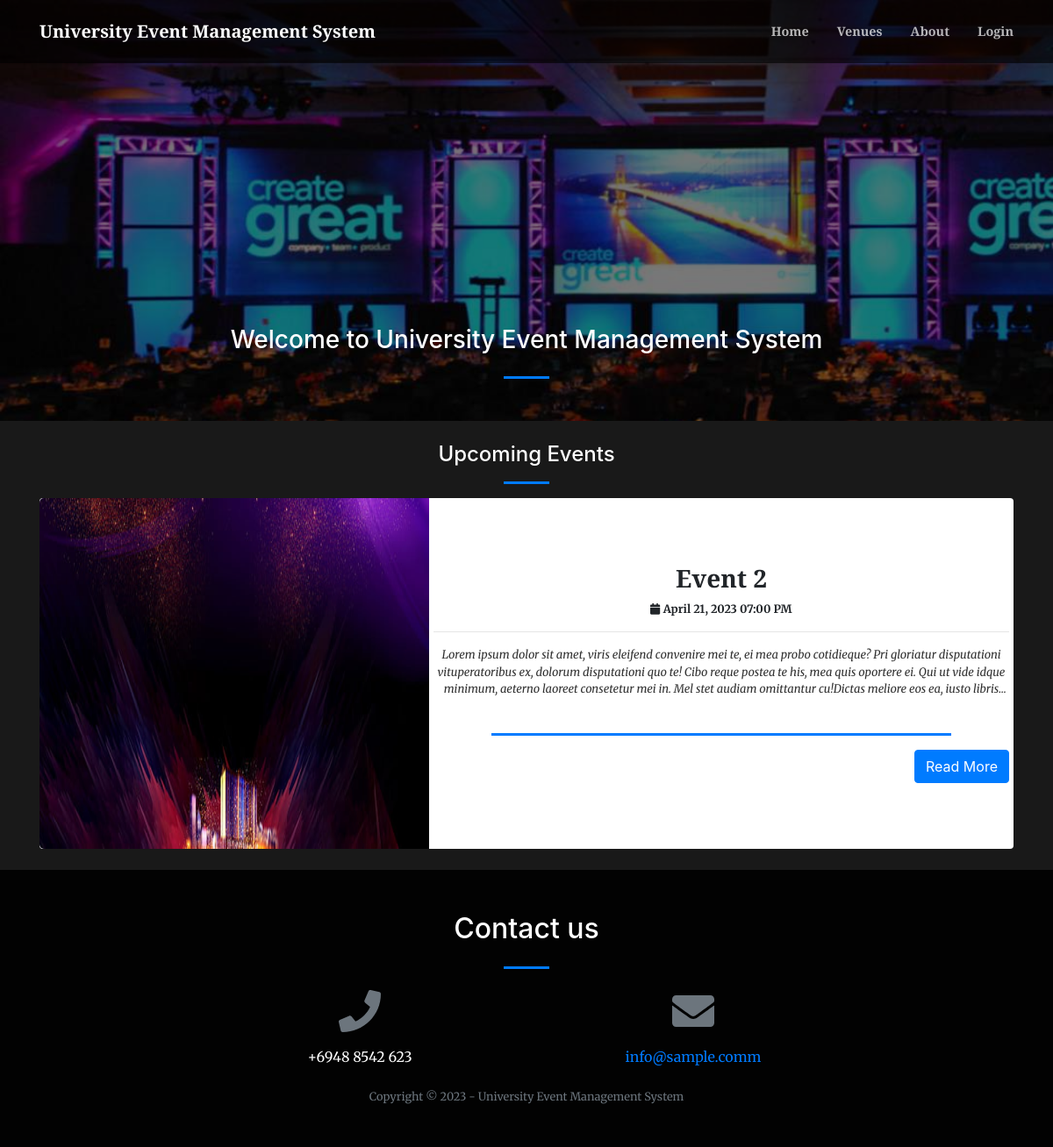
The page / on the database its author committed.
### tables this page shows
CREATE TABLE IF NOT EXISTS `events` (
  `id` int(30) NOT NULL AUTO_INCREMENT,
  `venue_id` int(30) NOT NULL,
  `event` text NOT NULL,
  `description` text NOT NULL,
  `schedule` datetime NOT NULL,
  `type` tinyint(1) NOT NULL DEFAULT '1' COMMENT '1=Public, 2-Private',
  `audience_capacity` int(30) NOT NULL,
  `payment_type` tinyint(1) NOT NULL DEFAULT '1' COMMENT '1=Free,payable',
  `amount` double NOT NULL DEFAULT '0',
  `banner` text NOT NULL,
  `date_created` datetime NOT NULL,
  PRIMARY KEY (`id`)
);

### home.php (the view, shortened to what this page needs)
<?php
include 'admin/db_connect.php';
?>
        <header class="masthead">
            <div class="container-fluid h-100">
                <div class="row h-100 align-items-center justify-content-center text-center">
                    <div class="col-lg-8 align-self-end mb-4 page-title">
                    	<h3 class="text-white">Welcome to <?php echo $_SESSION['system']['name']; ?></h3>
                        <hr class="divider my-4" />
                    </div>
                </div>
            </div>
        </header>
            <div class="container mt-3 pt-2">
                <h4 class="text-center text-white">Upcoming Events</h4>
                <hr class="divider">
                <?php
                $event = $conn->query("SELECT e.*,v.venue FROM events e inner join venue v on v.id=e.venue_id where date_format(e.schedule,'%Y-%m%-d') >= '".date('Y-m-d')."' and e.type = 1 order by unix_timestamp(e.schedule) asc");
                while($row = $event->fetch_assoc()):
                    $trans = get_html_translation_table(HTML_ENTITIES,ENT_QUOTES);
                    unset($trans["\""], $trans["<"], $trans[">"], $trans["<h2"]);
                    $desc = strtr(html_entity_decode($row['description']),$trans);
                    $desc=str_replace(array("<li>","</li>"), array("",","), $desc);
                ?>
                <div class="card event-list" data-id="<?php echo $row['id'] ?>">
                     <div class='banner'>
                        <?php if(!empty($row['banner'])): ?>
                            <img src="admin/assets/uploads/<?php echo($row['banner']) ?>" alt="">
                        <?php endif; ?>
                    </div>
                    <div class="card-body">
                        <div class="row  align-items-center justify-content-center text-center h-100">
                            <div class="">
                                <h3><b class="filter-txt"><?php echo ucwords($row['event']) ?></b></h3>
                                <div><small><p><b><i class="fa fa-calendar"></i> <?php echo date("F d, Y h:i A",strtotime($row['schedule'])) ?></b></p></small></div>
                                <hr>
                                <larger class="truncate filter-txt"><?php echo strip_tags($desc) ?></larger>
                                <br>
                                <hr class="divider"  style="max-width: calc(80%)">
                                <button class="btn btn-primary float-right read_more" data-id="<?php echo $row['id'] ?>">Read More</button>
                            </div>
                        </div>
                    </div>
                </div>
                <br>
                <?php endwhile; ?>
            </div>

### home.php (style rules this page uses)
.event-list { cursor: pointer; }
.banner { display: flex; justify-content: center; align-items: center; min-height: 26vh; width: calc(30%); }
.banner img { width: calc(100%); height: calc(100%); cursor :pointer; }
.event-list { cursor: pointer; border: unset; flex-direction: inherit; }
.event-list .banner { width: calc(40%) }
.event-list .card-body { width: calc(60%) }
.event-list .banner img { border-top-left-radius: 5px; border-bottom-left-radius: 5px; min-height: 50vh; }
.banner { min-height: calc(100%) }

### rows shown on the page
events: banner (picture), event "Event 2", schedule "April 21, 2023 07:00 PM", description "Lorem ipsum dolor sit amet, viris eleifend convenire mei te, ei mea probo cotidieque? Pri gloriatur disputationi vituperatoribus ex, dolorum disputationi quo te! Cibo reque postea te his, mea quis oportere ei. Qui ut vide idque minimum, aeterno laoreet consetetur mei in. Mel stet audiam omittantur cu!Dictas meliore eos ea, iusto…"

### other values the page prints
$_SESSION['system']['name'] "University Event Management System"
$_SESSION['system']['contact'] "+6948 8542 623"
$_SESSION['system']['email'] "info@sample.comm"
